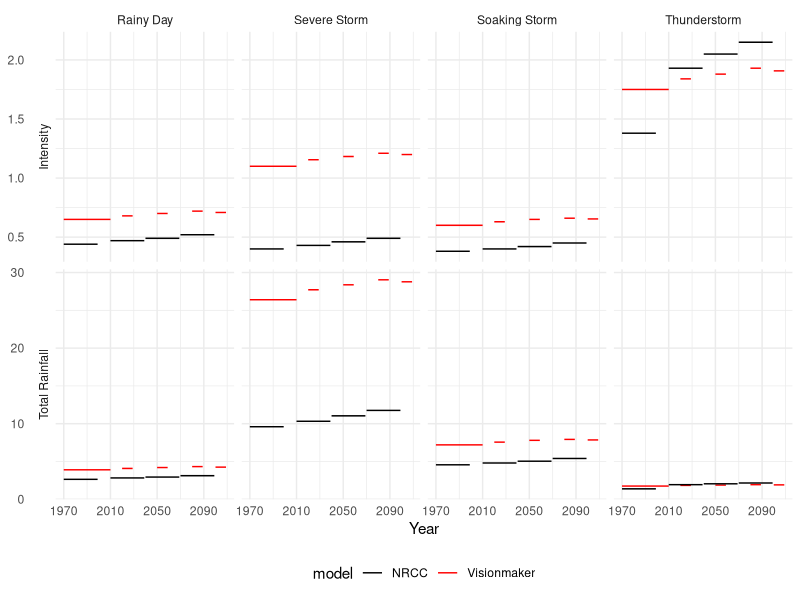

Here is the R script that generated this plot:

library("ggplot2")
library("reshape2")
# change size of inline plots
options(repr.plot.width=8, repr.plot.height=3)

df = read.csv('inputs/storm_modelling.csv')

df$`Total Rainfall` = df$Intensity * df$Duration
# filter out the 1600s data
df = df[df$start > 1600,]
# melt so we can use facet_grid
df = melt(df, id.vars=c('model', 'rain_event_type', 'start', 'end', 'Duration'))

g = ggplot(df) +
    labs(x='Year', y=NULL) +
    # tilde is just overloaded to do something completely different here
    facet_grid(variable ~ rain_event_type, scales="free", switch="y") + 
    geom_segment(aes(x=start, y=value, xend=end, yend=value, color=model)) +
    #geom_text(aes(label=round(df$value, 2), x=start, y=value)) +
    theme_minimal() +
    theme(legend.position="bottom") + 
    scale_colour_manual(values=c("black", "red")) +
    scale_x_continuous(breaks=seq(1970, 2110, 40))

ggsave("outputs/storm_parameters.png", g, width=6.5, height=4, dpi=300, units="in")
